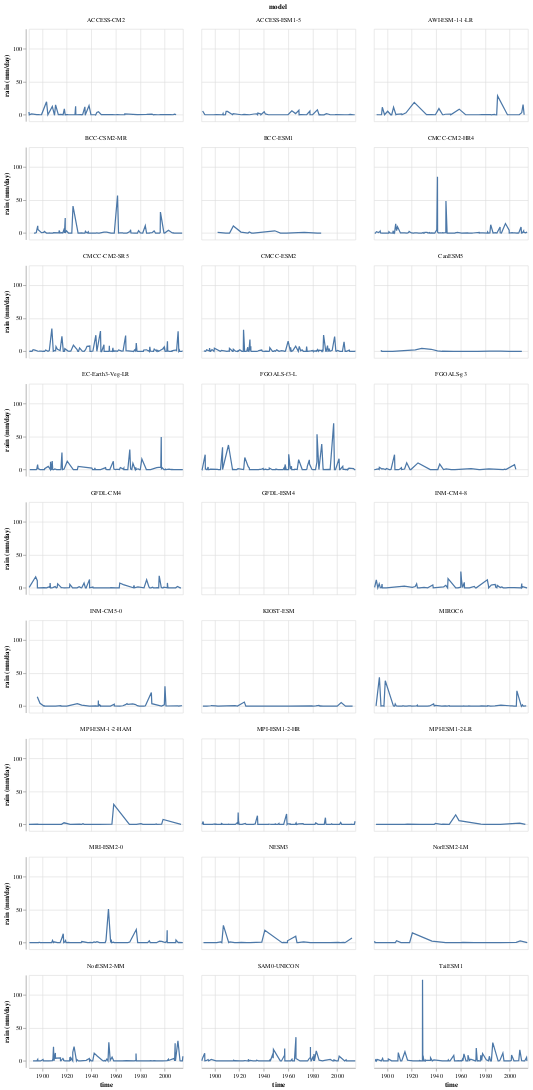

Notebook cell for this chart:
### Markdown cell above
### Line plots of rainfall over time by model

### Code cell
alt.Chart(data_smp).mark_line().encode(
# alt.Chart(data).mark_line().encode( ## Can't plot with original data because the number of rows in it is greater than the maximum allowed
    x="time",
    y='rain (mm/day)',
).properties(
    width=250,
    height=150
).facet(
    "model",
    columns=3
)

### Figure 1 — Vega-Lite specification as saved in the notebook (floating-point values rounded to 4 significant figures; data arrays with more than 128 entries replaced by an {"elided": "..."} marker saying what was removed)
{"config": {"view": {"continuousWidth": 400, "continuousHeight": 300}}, "data": {"name": "data-1caba052152b21b63fac0b4f4d41f183"}, "facet": {"field": "model", "type": "nominal"}, "spec": {"mark": "line", "encoding": {"x": {"field": "time", "type": "temporal"}, "y": {"field": "rain (mm/day)", "type": "quantitative"}}, "height": 150, "width": 250}, "columns": 3, "$schema": "https://vega.github.io/schema/vega-lite/v4.17.0.json", "datasets": {"data-1caba052152b21b63fac0b4f4d41f183": {"elided": "2000 records"}}}
